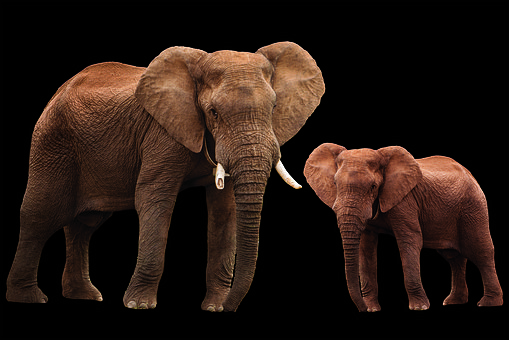
#> input picture demo.jpg, 509 x 340 px
$ jupyter execute Untitled.ipynb   (shell and % lines are left out)
#> lines starting #> are read from the running program, lines starting #| are printed output that depends on the picture; after the words box and inside, x2 and y2 are one past the last pixel; in counts of white or black regions, pixels touching at a corner belong together
[cell 1]
import matplotlib.pyplot as plt
import numpy as np
import cv2

[cell 2]
#Read in the image
image = cv2.imread('demo.jpg')
#> image is the input picture: shape (340, 509, 3); mean B, G, R 18.4, 25, 39

#print out the type of image data its dimensions
print('Image is:', type(image), 'with dimensions:', image.shape)
#| Image is: <class 'numpy.ndarray'> with dimensions: (340, 509, 3)

[cell 3]

# Display the image
plt.imshow(image)

[cell 4]
# Make a copy of the orignal image
image_cpy = np.copy(image)

#Change color format BGR to RGB
image_cpy = cv2.cvtColor(image_cpy, cv2.COLOR_BGR2RGB)

#Display the image
plt.imshow(image_cpy)

[cell 5]
# Define color selection Boundaries in RGB Values
lower_black = np.array([0, 0, 0])
upper_black = np.array([1, 1, 1])

[cell 6]
#Create Mask
mask = cv2.inRange(image_cpy, lower_black, upper_black)
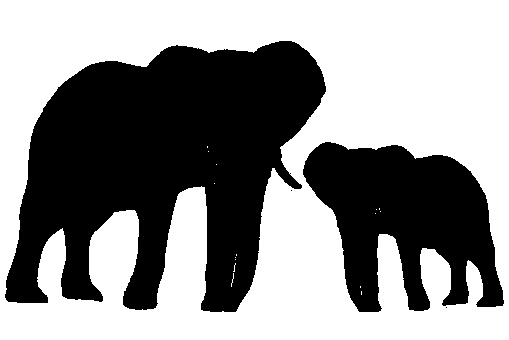
#> mask: shape (340, 509); 57% white; 4 black regions (2 under 20 px), largest, box (x1, y1, x2, y2) and area: (5, 41, 326, 312) 53469, (303, 142, 504, 312) 20939

#view Mask
plt.imshow(mask, cmap='gray')

[cell 7]
# Mask the image toshow through

masked_image = np.copy(image_cpy)

masked_image[mask != 0] = [0, 0, 0]
#> masked_image: shape (340, 509, 3); mean R, G, B 38.9, 24.9, 18.3

plt.imshow(masked_image)

[cell 8]
#Load Background
back_image = cv2.imread('background.jpg')
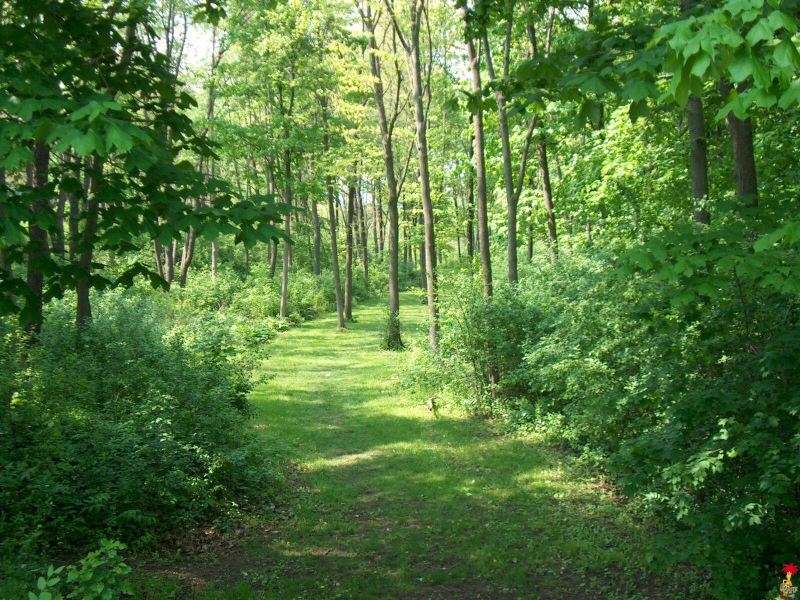
#> input picture background.jpg, 1600 x 1200 px (shown at 1/2 size)
#> back_image is the input picture: shape (1200, 1600, 3); mean B, G, R 57.2, 114.5, 79.3

#Convert into RGB
back_image = cv2.cvtColor(back_image, cv2.COLOR_BGR2RGB)

#Crop it to make a right size 340 509
crop_back = back_image[0:340, 0:509]
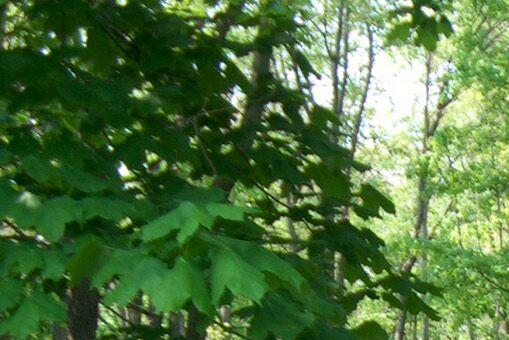
#> crop_back: shape (340, 509, 3); mean R, G, B 79.2, 114.8, 62.4

#mask the cropped baackground so that the elephant area is blocker
crop_back[mask == 0] = [0, 0, 0]
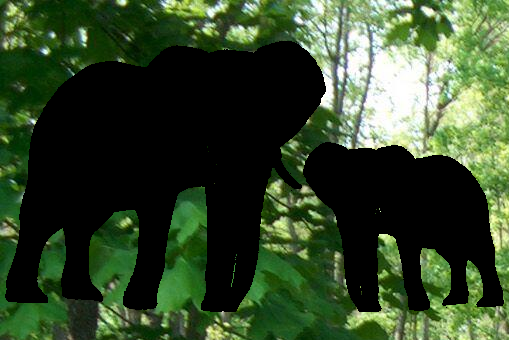
#> crop_back: shape (340, 509, 3); mean R, G, B 51.8, 71.3, 41.7

#Display the background
plt.imshow(crop_back)

[cell 9]
# add the two images
comp_img = crop_back + masked_image
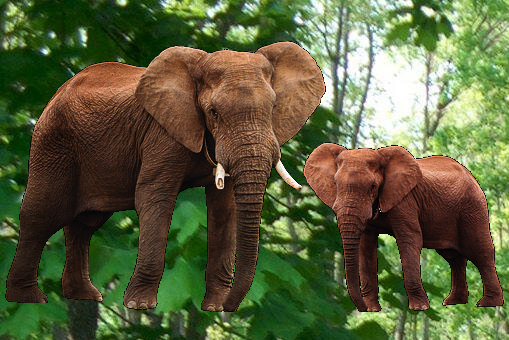
#> comp_img: shape (340, 509, 3); mean R, G, B 90.8, 96.2, 60.1

plt.imshow(comp_img)
